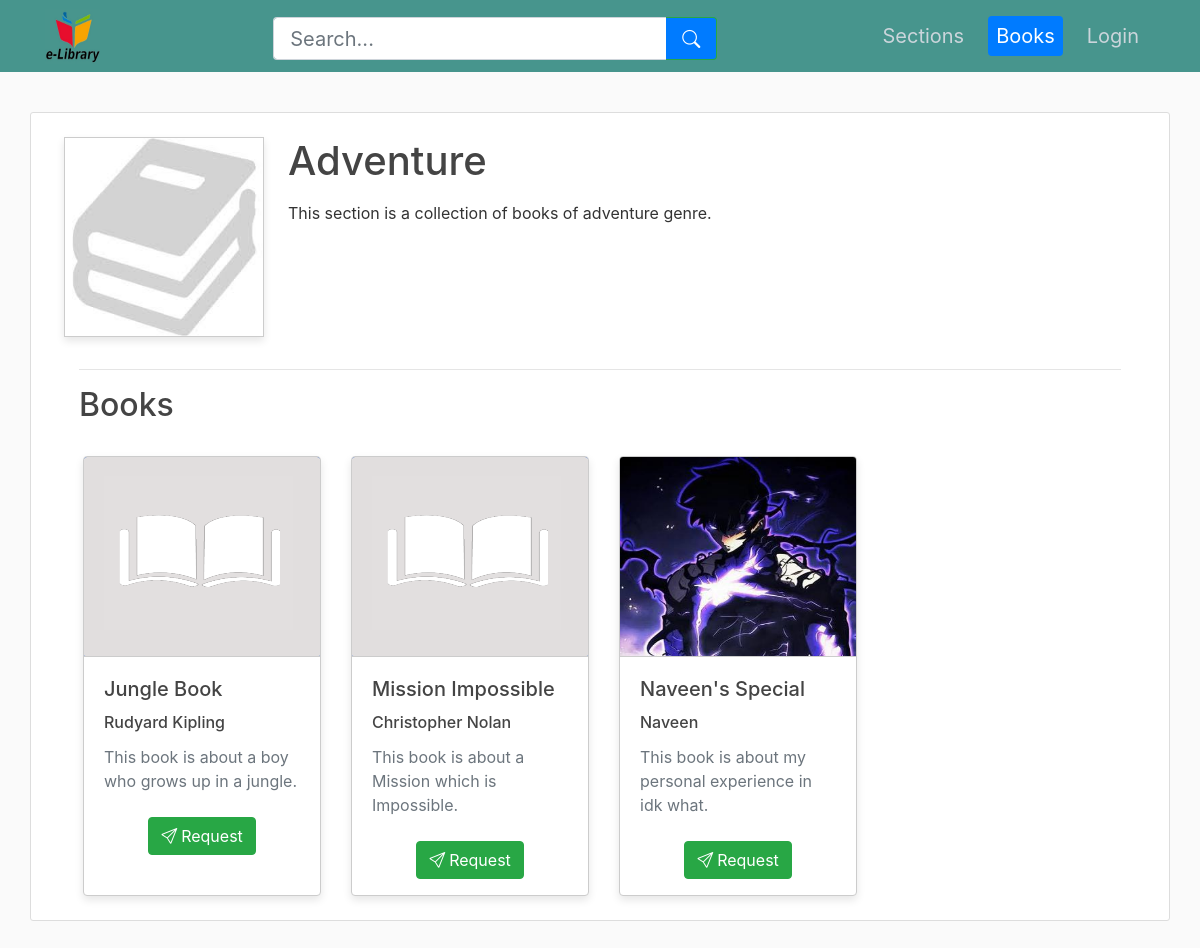
The page /section-books/2 on the database its author committed.
### library_app/models.py (models this page shows, shortened)
class Section(db.Model):
    __tablename__ = "section"
    sectionid = db.Column(db.Integer, primary_key=True, autoincrement=True)
    title = db.Column(db.String(60), unique=True, nullable=False)
    date_created = db.Column(
        db.Date, nullable=False, default=datetime.now(timezone.utc).date()
    )
    picture = db.Column(
        db.String(20), nullable=False, default="default_section_picture.jpeg"
    )
    description = db.Column(db.String(120), nullable=False)
    books = db.relationship("Book", back_populates="section", lazy=True)

class Book(db.Model):
    __tablename__ = "book"
    bookid = db.Column(db.Integer, primary_key=True, autoincrement=True)
    title = db.Column(db.String(60), unique=True, nullable=False)
    author = db.Column(db.String(60), nullable=False)
    date_created = db.Column(
        db.Date, nullable=False, default=datetime.now(timezone.utc).date()
    )
    picture = db.Column(
        db.String(20), nullable=False, default="default_book_picture.png"
    )
    description = db.Column(db.String(120), nullable=False)
    pdf_file = db.Column(db.String(20), nullable=False)
    sectionid = db.Column(
        db.Integer, db.ForeignKey("section.sectionid"), nullable=False, default=1
    )
    section = db.relationship("Section", back_populates="books")
    issuedbooks = db.relationship(
        "IssuedBook", back_populates="book", lazy=True, cascade="all, delete-orphan"
    )
    feedbacks = db.relationship(
        "Feedback", back_populates="book", lazy=True, cascade="all, delete-orphan"
    )
    requests = db.relationship(
        "Request", back_populates="book", lazy=True, cascade="all, delete-orphan"
    )

### library_app/main/routes.py (the view)
@main.route("/section-books/<int:sectionid>")
@check_user()
def section_books(sectionid):
    section = Section.query.get(sectionid)
    sorted_books = sorted(
        section.books,
        key=lambda x: (sum(feedback.rating for feedback in x.feedbacks), x.date_created),
        reverse=True,
    )
    return render_template(
        "main/section_books.html",
        title=f"{section.title} Books",
        navbaractive=["Books"],
        section=section,
        sorted_books=sorted_books,
    )

### library_app/utils.py (called while the page is built)
def check_user():
    def wrapper(fn):
        @wraps(fn)
        def check(*args, **kwargs):
            if current_user.is_authenticated:
                if current_user.get_urole() == "user":
                    return redirect(url_for("user.sections"))
                else:
                    return redirect(url_for("librarian.sections"))
            return fn(*args, **kwargs)
        return check
    return wrapper

### library_app/templates/main/section_books.html
{% extends "main/layout.html" %}
{% block content %}
<div class="container content-section px-5 pt-4 pb-4">
    <div class="row">
        <div class="mr-4 mb-3">
            <img src="{{ url_for('static', filename='section/' + section.picture) }}" alt="{{ section.title }}" class="img-fluid special-card" style="max-height: 200px;">
        </div>
        <div class="">
            <h1 class="mb-3">{{ section.title }}</h1>
            <p>{{ section.description }}</p>
        </div>
    </div>
    <hr />
    {% if sorted_books|length > 0 %}
    <h2 class="mb-2 mt-3">Books</h2>
    {% for book in sorted_books %}
        {% if loop.index0 % 4 == 0 %}
        <div class="row mt-3">
        {% endif %}
        <div class="col-md-3 mt-3">
            <div class="card h-100 special-card mx-1">
                <a href="{{ url_for('main.book_info', bookid=book.bookid) }}" class="text-decoration-none text-muted">
                <img class="card-img-top mx-auto" src="{{ url_for('static', filename='book/pictures/' + book.picture) }}" alt="Card image cap" style="width: 100%; height: 25vh;">
                <div class="card-body">
                    <h5 class="card-title">{{ book.title }}</h5>
                    <h6 class="card-title">{{ book.author }}</h6>
                    <p class="card-text text-wrap">{{ book.description }}</p>
                </div></a>
                <div class="container mt-1 mb-3 text-center">
                    <a href="{{ url_for('user.book_request', bookid=book.bookid) }}" class="btn btn-success"><i class="bi bi-send mr-1"></i>Request</a>
                </div>
            </div>
        </div>
        {% if loop.index % 4 == 0 or loop.last %}
        </div>
        {% endif %}
    {% endfor %}
    {% else %}
    <div class="mt-4">
        <h2 class="mb-3">Books</h2>
        <h4 class="mt-3">There are no Books in this Section</h4>
    </div>
    {% endif %}
</div>
{% endblock content %}

### library_app/static/main/style.css (style rules this page uses)
body { background: #fafafa; color: #333333; margin-top: 5rem; }
h1, h2, h3, h4, h5, h6 { color: #444444; }
.content-section { background: #ffffff; padding: 10px 20px; border: 1px solid #dddddd; border-radius: 3px; margin-bottom: 20px; }
.card-img-top { border-bottom: 1px solid #ccc; }
.special-card { width: 100%; border: 1px solid #ccc; box-shadow: 0 4px 8px rgba(0, 0, 0, 0.1); }

### rows shown on the page
Section: picture (placeholder picture), title "Adventure", description "This section is a collection of books of adventure genre."
Book: picture (placeholder picture), title "Jungle Book", author "Rudyard Kipling", description "This book is about a boy who grows up in a jungle."
Book: picture (placeholder picture), title "Mission Impossible", author "Christopher Nolan", description "This book is about a Mission which is Impossible."
Book: picture (picture), title "Naveen's Special", author "Naveen", description "This book is about my personal experience in idk what."
